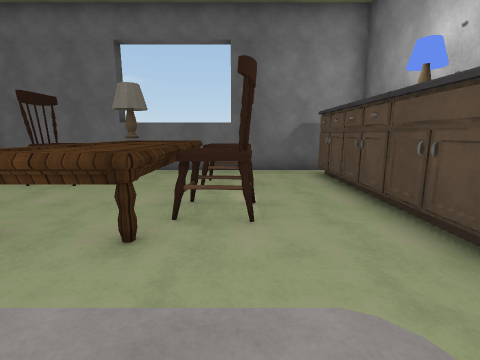
View 1 (above)

16 first-person views from a walk through a Unity game level. The camera is 1.3 m above the floor, tilts 10° down and sees 85° across. The floor is counted in squares, 1 m on a side. Each view is taken from the middle of a square. On the plan, view 1 faces up. The plan holds only what a view shows up to about 13 squares ahead; the rest is blank. Some surface patterns are stand-ins.

View 2
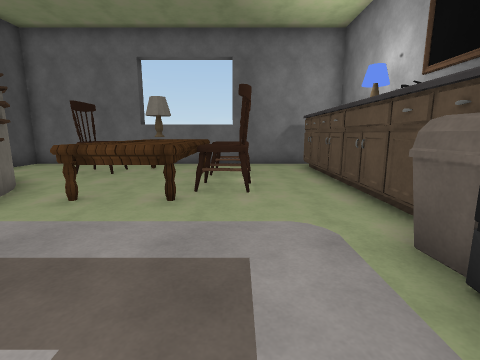

View 3
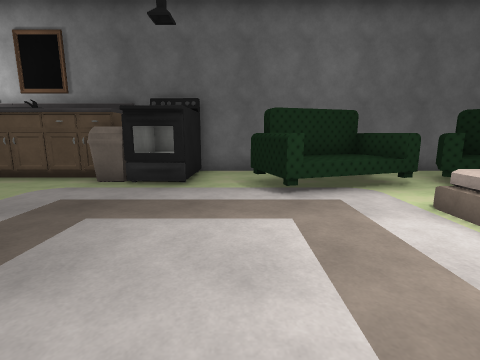

View 4
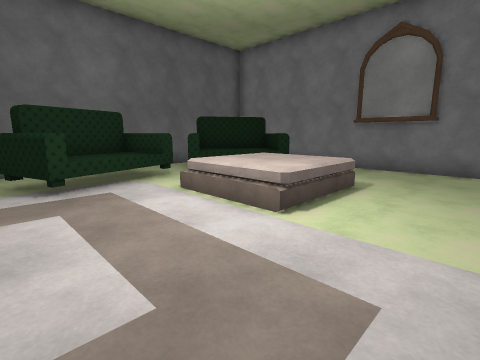

View 5
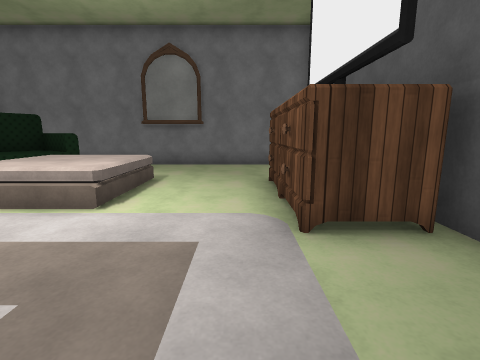

View 6
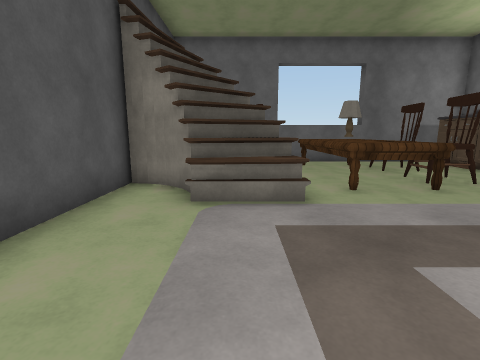

View 7
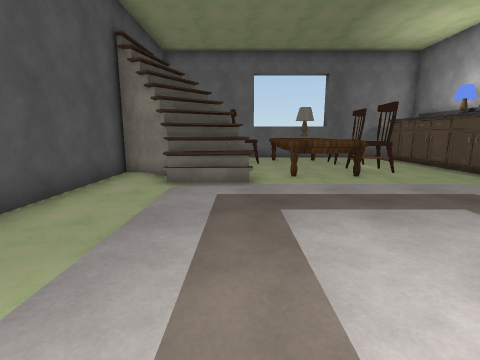

View 8
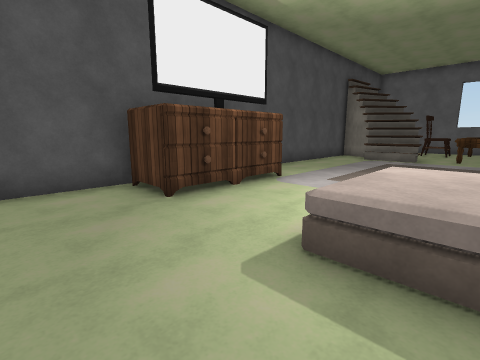

View 9
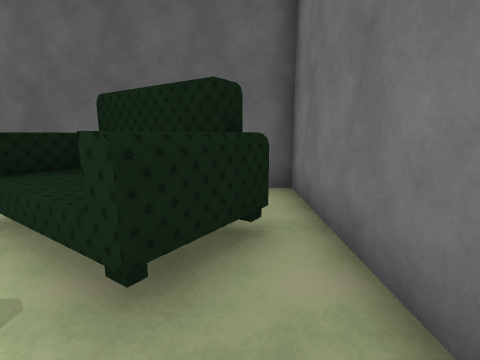

View 10
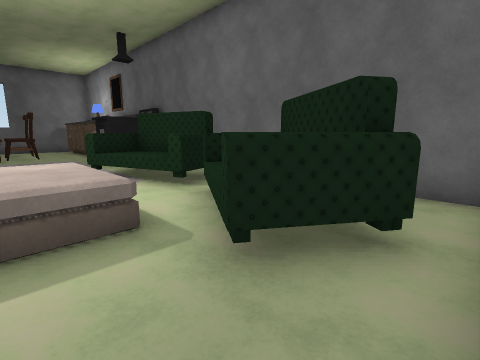

View 11
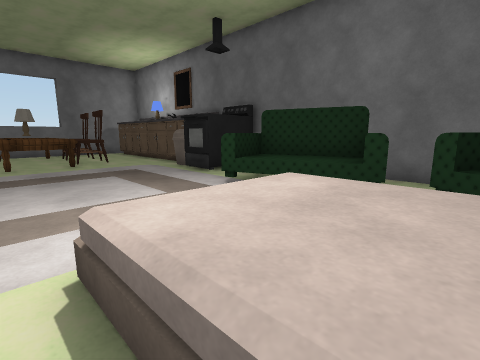

View 12
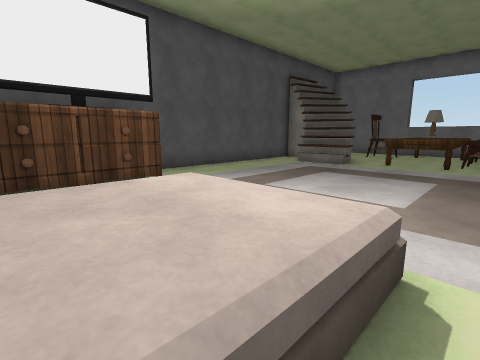

View 13
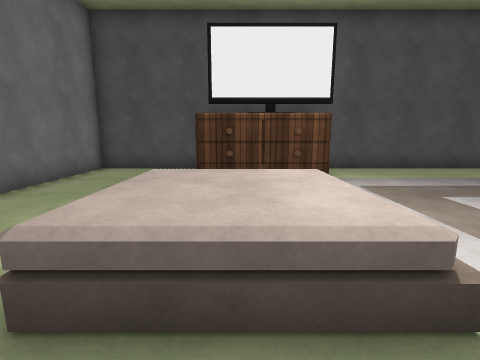

View 14
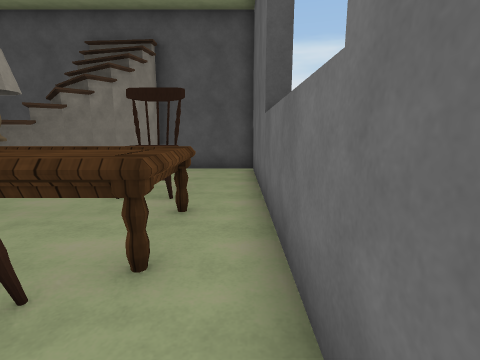

View 15
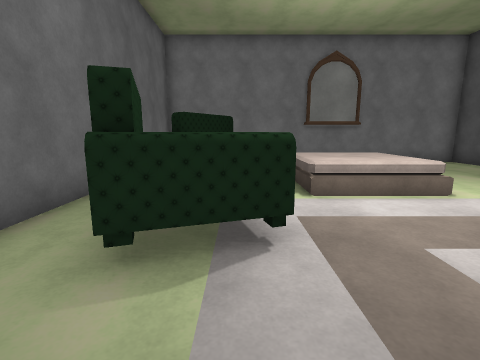

View 16
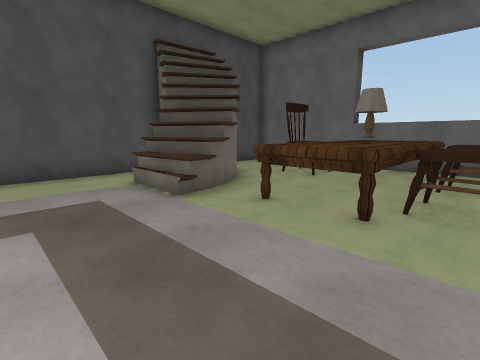

### Floor plan
Key: @ floor where view 1 was taken; # wall or solid block; . main floor; : floor 0.75 m higher than the main floor; / step, stairs or slope; = window, fence, low wall or low ledge; ^ raised ledge; T table; L lamp; B bin; E oven; S sofa; R dresser.
Columns run from 9 left of view 1 to 5 right of it. Each row starts with its distance up from view 1.
 10 #############
  9 #............
  8 #.....TTT...#
  7 #...^TTTT^..#
  6 ##....TLT^..#
  5 #=/#..TTT^..#
  4 #///#.TTT^..#
  3 #.///.TTT...#
  2 #.///.......#
  1 #..       .B#
  0 #..      @.BBE
 -1 #..      ..EEE
 -2 #...     .....#
 -3 #....     ....#
 -4 #..       SS..#
 -5 #.. .     SSS.#
 -6 #RR.......SSS.#
 -7   R...:::..SS.#
 -8   R...:::..S..#
 -9 #RR...:::.SSS.#
-10 #.........SSS.#
-11 #........SSS  #
-12 #.........S...#
-13 #.............#
-14 ###############

Where each view was taken, in squares from view 1:
view 1: 0 up, 0 right, facing up
view 2: 2 down, 0 right, facing up
view 3: 3 down, 5 left, facing right
view 4: 3 down, 6 left, facing down-right
view 5: 2 down, 6 left, facing down
view 6: 3 down, 6 left, facing up
view 7: 5 down, 5 left, facing up
view 8: 12 down, 2 left, facing up-left
view 9: 12 down, 2 left, facing right
view 10: 13 down, 2 left, facing up-right
view 11: 9 down, 4 left, facing up-right
view 12: 9 down, 0 right, facing up-left
view 13: 8 down, 1 right, facing left
view 14: 9 up, 1 right, facing left
view 15: 1 down, 1 right, facing down
view 16: 1 down, 0 right, facing up-left
